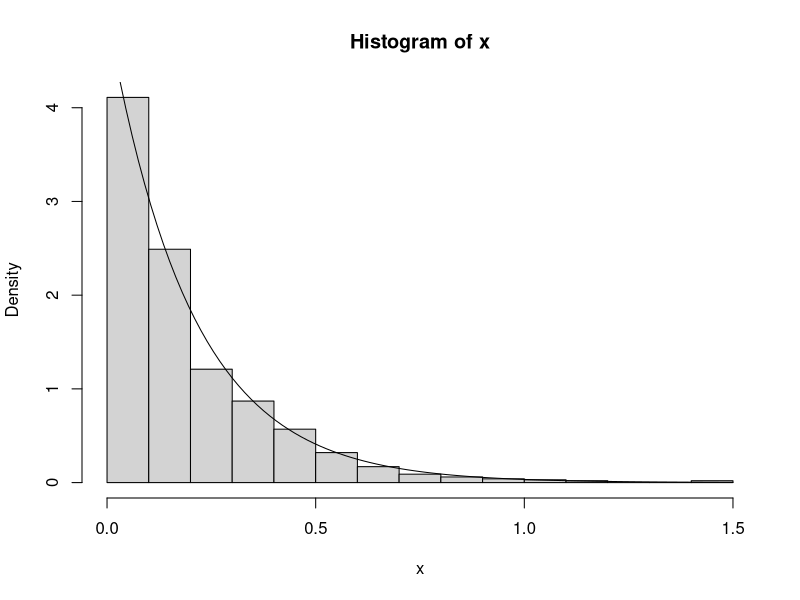
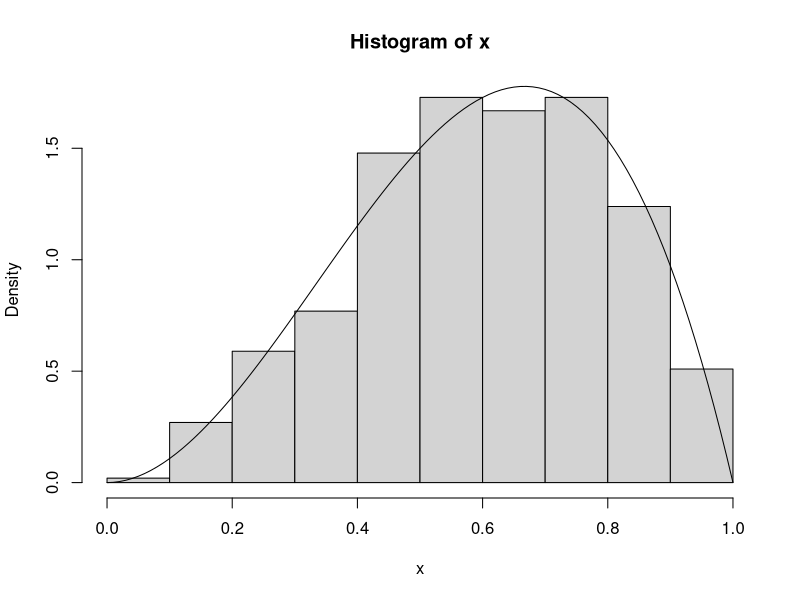

These charts were generated, in order, by the following R code: (Note: this script raises an error after producing the figures.)
## Emacs: -*- coding: utf-8; fill-column: 62; comment-column: 27; -*-

###
### EXEMPLE 8.1
###

## Simulation un échantillon aléatoire d'une distribution
## exponentielle par la méthode de l'inverse.
lambda <- 5
x <- -log(runif(1000))/lambda

## Pour faire une petite vérification, on va tracer
## l'histogramme de l'échantillon et y superposer la véritable
## densité d'une exponentielle de paramètre lambda. Les deux
## graphiques devraient concorder.

## Tracé de l'histogramme. Il faut spécifier l'option 'prob =
## TRUE' pour que l'axe des ordonnées soit gradué en
## probabilités plutôt qu'en nombre de données. Sinon, le
## graphique de la densité que l'on va ajouter dans un moment
## n'apparaîtra pas sur le graphique.
hist(x, prob = TRUE) # histogramme gradué en probabilités

## Pour ajouter la densité, on a la très utile fonction
## curve() pour tracer une fonction f(x) quelconque. Avec
## l'option 'add = TRUE', le graphique est ajouté au graphique
## existant.
curve(dexp(x, rate = lambda), add = TRUE)

###
### EXEMPLE 8.4
###

## On trouvera ci-dessous une mise en oeuvre de l'algorithme
## d'acceptation-rejet pour simuler des observations d'une
## distribution Bêta(3, 2). La procédure est intrinsèquement
## itérative, alors nous devons utiliser une boucle. Il y a
## diverses manières de faire, j'ai ici utilisé une boucle
## 'repeat'; une autre mise en oeuvre est présentée dans les
## exercices.
##
## On remarque que le vecteur contenant les résultats est
## initialisé au début de la fonction pour éviter l'écueil de
## la «boîte à biscuits» expliqué à la section 4.5 du document
## de référence de la partie I.
rbeta.ar <- function(n)
{
    x <- numeric(n)        # initialisation du contenant
    g <- function(x)       # fonction enveloppante
        ifelse(x < 0.8, 2.5 * x, 10 - 10 * x)
    Ginv <- function(x)    # l'inverse de son intégrale
        ifelse(x < 0.8, sqrt(0.8 * x), 1 - sqrt(0.2 - 0.2 * x))

    i <- 0                 # initialisation du compteur
    repeat
    {
        y <- Ginv(runif(1))
        if (1.2 * g(y) * runif(1) <= dbeta(y, 3, 2))
            x[i <- i + 1] <- y # assignation et incrément
        if (i > n)
            break          # sortir de la boucle repeat
    }
    x                      # retourner x
}

## Vérification empirique pour voir si ça marche.
x <- rbeta.ar(1000)
hist(x, prob = TRUE)
curve(dbeta(x, 3, 2), add = TRUE)

###
### FONCTIONS DE SIMULATION DANS R
###

## La fonction de base pour simuler des nombres uniformes est
## 'runif'.
runif(10)                  # sur (0, 1) par défaut
runif(10, 2, 5)            # sur un autre intervalle
2 + 3 * runif(10)          # équivalent, moins lisible

## R est livré avec plusieurs générateurs de nombres
## aléatoires. On peut en changer avec la fonction 'RNGkind'.
RNGkind("Wichmann-Hill")   # générateur de Excel
runif(10)                  # rien de particulier à voir
RNGkind("default")         # retour au générateur par défaut

## La fonction 'set.seed' est très utile pour spécifier
## l'amorce d'un générateur. Si deux simulations sont
## effectuées avec la même amorce, on obtiendra exactement les
## mêmes nombres aléatoires et, donc, les mêmes résultats.
## Très utile pour répéter une simulation à l'identique.
set.seed(1)                # valeur sans importance
runif(5)                   # 5 nombres aléatoires
runif(5)                   # 5 autres nombres
set.seed(1)                # réinitialisation de l'amorce
runif(5)                   # les mêmes 5 nombres que ci-dessus

## Plutôt que de devoir utiliser la méthode de l'inverse ou un
## autre algorithme de simulation pour obtenir des nombres
## aléatoires d'une loi de probabilité non uniforme, R fournit
## des fonctions de simulation pour bon nombre de lois. Toutes
## ces fonctions sont vectorielles. Ci-dessous, P == Poisson
## et G == Gamma pour économiser sur la notation.
n <- 10                    # taille des échantillons
rbinom(n, 5, 0.3)          # Binomiale(5, 0,3)
rbinom(n, 1, 0.3)          # Bernoulli(0,3)
rnorm(n)                   # Normale(0, 1)
rnorm(n, 2, 5)             # Normale(2, 25)
rpois(n, c(2, 5))          # P(2), P(5), P(2), ..., P(5)
rgamma(n, 3, 2:11)         # G(3, 2), G(3, 3), ..., G(3, 11)
rgamma(n, 11:2, 2:11)      # G(11, 2), G(10, 3), ..., G(2, 11)

## La fonction 'sample' sert pour simuler d'une distribution
## discrète quelconque. Le premier argument est le support de
## la distribution et le second, la taille de l'échantillon
## désirée. Par défaut, l'échantillonnage se fait avec remise
## et avec des probabilités égales sur tout le support.
sample(1:49, 7)            # numéros pour le 7/49
sample(1:10, 10)           # mélange des nombres de 1 à 10

## On peut échantilloner avec remise.
sample(1:10, 10, replace = TRUE)

## On peut aussi spécifier une distribution de probabilités
## non uniforme.
x <- sample(c(0, 2, 5), 1000, prob = c(2, 5, 3)/10)
table(x)                   # tableau de fréquences

###
### AUTRES TECHNIQUES DE SIMULATION
###

## MÉLANGES CONTINUS

## Un mélange continu de deux variables aléatoires est créé
## lorsque l'on suppose qu'un paramètre d'une distribution f
## est une réalisation d'une autre variable aléatoire avec
## densité u, comme ceci:
##
## X|Theta = theta ~ f(x|theta)
##           Theta ~ u(theta)
##
## Ce genre de modèle est fréquent en analyse bayesienne et
## souvent utilisé en actuariat. Certaines lois de probabilité
## sont aussi uniquement définies en tant que mélanges.
##
## L'intérêt, ici, est d'obtenir des observations de la
## variable aléatoire non conditionnelle X. L'algorithme de
## simulation est simple:
##
## 1. Simuler un nombre theta de la distribution de Theta.
## 2. Simuler une valeur x de la distribution de
##    X|Theta = theta.
##
## Ce qu'il importe de remarquer dans l'algorithme ci-dessus,
## c'est que le paramètre de mélange (theta) change pour
## chaque observation simulée. Autrement il n'y a juste pas de
## mélange, on obtient simplement un échantillon de la
## distribution f(x|theta).
##
## Les mélanges continus sont simples à faire en R puisque les
## fonctions de simulation sont vectorielles. Par exemple,
## simulons 1000 observations du mélange
##
## X|Theta = theta ~ Poisson(theta)
##           Theta ~ Gamma(5, 4)
theta <- rgamma(1000, 5, 4) # 1000 paramètres de mélange...
x <- rpois(1000, theta)     # ... pour 1000 Poisson différentes

## On peut écrire le tout en une seule expression.
x <- rpois(1000, rgamma(1000, 5, 4))

## On peut démontrer que la distribution non conditionnelle de
## X est une binomiale négative de paramètres 5 et 4/(4 + 1) =
## 0,8. Faisons une vérification empirique. On calcule d'abord
## le tableau de fréquences des observations de l'échantillon
## avec la fonction 'table'. Il existe une méthode de 'plot'
## pour les tableaux de fréquences.
(p <- table(x))            # tableau de fréquences
plot(p/length(x))          # graphique

## On ajoute au graphique les masses de probabilités théoriques.
(xu <- unique(x))          # valeurs distinctes de x
points(xu, dnbinom(xu, 5, 0.8), pch = 21, bg = "red3")

## MÉLANGES DISCRETS

## Le mélange discret est un cas limite du mélange continu
## lorsque la distribution de Theta est une Bernoulli de
## paramètre p, c'est-à-dire que Pr[Theta = 1] = p. Le
## résultat du mélange est une distribution avec densité de la
## forme
##
## f(x) = p f1(x) + (1 - p) f2(x),
##
## où f1 et f2 sont deux densités quelconques. Les mélanges
## discrets sont très souvent utilisés pour créer de nouvelles
## distributions aux caractéristiques particulières que l'on
## ne retrouve pas chez les distributions d'usage courant.
##
## Par exemple, le mélange suivant de deux distributions
## log-normales résulte en une fonction de densité de
## probabilité bimodale, mais ayant néanmoins une queue
## similaire à celle d'une log-normale. Graphiquement:
op <- par(mfrow = c(3, 1)) # trois graphiques superposés
curve(dlnorm(x, 3.575, 0.637),
      xlim = c(0, 250),  ylab = "f(x)",
      main = expression(paste("Log-normale(",
          mu, " = 3,575, ", sigma, " = 0,637)")))
curve(dlnorm(x, 4.555, 0.265),
      xlim = c(0, 250), ylab = "f(x)",
      main = expression(paste("Log-normale(",
          mu, " = 4,555, ", sigma, " = 0,265)")))
curve(0.554 * dlnorm(x, 3.575, 0.637) +
      0.446 * dlnorm(x, 4.555, 0.265),
      xlim = c(0, 250),  ylab = "f(x)",
      main = expression(paste("Mélange (p = 0,554)")))
par(op)                    # revenir aux paramètres par défaut

## L'algorithme de simulation d'un mélange discret est
##
## 1. Simuler un nombre u uniforme sur (0, 1).
## 2. Si u <= p, simuler un nombre de f1(x), sinon simuler de
##    f2(x).
##
## La clé pour simuler facilement d'un mélange discret en R:
## réaliser que l'ordre des observations est sans importance
## et, donc, que l'on peut simuler toutes les observations de
## la première loi, puis toutes celles de la seconde loi. La
## seule chose dont il reste à tenir compte: le nombre
## d'observations qui provient de chaque loi; pour chaque
## observation, la probabilité qu'elle provienne de la
## première loi est p.
##
## Ici, on veut simuler des observations d'un mélange discret
## de deux lois log-normales, l'une de paramètres 3,575 et
## 0,637, l'autre de paramètres 4,555 et 0,265. Le paramètre
## de mélange est p = 0,554.
n <- 1000                  # taille de l'échantillon
n1 <- rbinom(1, n, 0.554)  # quantité provenant de la loi 1
x <- c(rlnorm(n1, 3.575, 0.637),     # observations de loi 1
       rlnorm(n - n1, 4.555, 0.265)) # observations de loi 2
hist(x, prob = TRUE)                 # histogramme
curve(0.554 * dlnorm(x, 3.575, 0.637) +
      0.446 * dlnorm(x, 4.555, 0.265),
      add = TRUE, lwd = 2, col = "red3") # densité théorique

## CONVOLUTIONS

## Une convolution est la somme de deux variables aléatoires
## indépendantes. De manière générale, une convolution est
## très compliquée à évaluer, même numériquement. Certaines
## convolutions sont toutefois bien connues:
##
## 1. une somme de Bernoulli est une binomiale;
## 2. une somme de géométriques est une binomiale négative;
## 3. une somme d'exponentielles est une gamma;
## 4. une somme de Poisson est une Poisson;
## 5. une somme de normales est une normale, etc.
##
## On peut utiliser ces résultats pour simuler des
## observations de certaines lois.
##
## Par exemple, pour simuler une observation d'une
## distribution Gamma(alpha, lambda), on peut sommer alpha
## observations d'une Exponentielle(lambda). Ces dernières
## sont obtenues par la méthode de l'inverse.
alpha <- 5
lambda <- 2
- sum(log(runif(alpha)))/lambda # une observation de la gamma

## Pour simuler un échantillon de taille n de la gamma, il
## faut simuler n * alpha observations de l'exponentielle. Il
## existe des algorithmes plus efficaces pour simuler d'une
## loi gamma.
n <- 1000                  # taille de l'échantillon
x <- - rowSums(matrix(log(runif(n * alpha)),
                      nrow = n))/lambda
hist(x, prob = TRUE)       # histogramme
curve(dgamma(x, alpha, lambda),
      add = TRUE, lwd = 2, col = "red3") # densité théorique

## La simulation peut aussi servir à estimer des
## caractéristiques de la distribution d'une convolution
## difficiles à calculer explicitement. Par exemple, supposons
## que l'on a
##
## X ~ Gamma(3, 4)
## Y ~ Gamma(5, 2)
##
## et que l'on souhaite calculer le 95e centile de X + Y. Il
## n'y a pas de solution explicite pour la distribution de X +
## Y puisque les deux lois gamma n'ont pas le même paramètre
## d'échelle (lambda). Procédons donc par simulation pour
## obtenir une approximation du résultat.
x <- rgamma(10000, 3, 4)   # échantillon de la première loi
y <- rgamma(10000, 5, 2)   # échantillon de la deuxième loi
quantile(x + y, 0.95)      # 95e centile de la convolution

## Il est laissé en exercice de faire le même calcul avec Excel.
